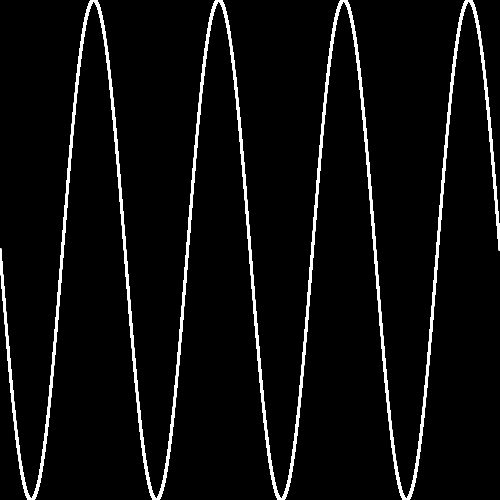
Frame 1 (no input)
Frame 60 (the mouse pressed at the canvas centre just before this capture): identical to frame 1, image omitted
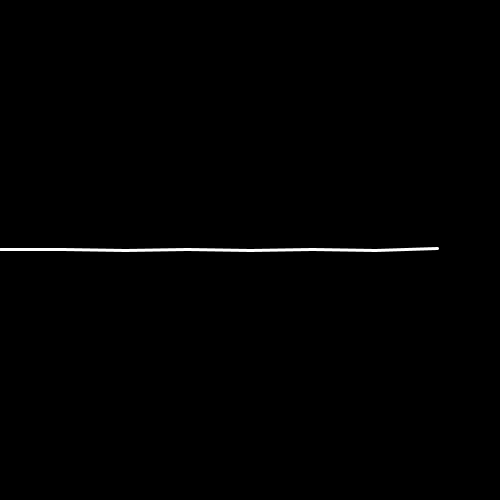
Frame 120 (the mouse held since frame 60 and released just before this capture)

The Processing sketch that drew these frames (run headless with seeded random() and noise(); from frame 60 on, the mouse is pressed at the canvas centre):

// Processing sketch: Functions
// ── Functions.pde
void setup() {
  size(500,500);
}

float stepSz;

void draw() {
  background(0);
  stepSz = map(mouseY, 0,height, 0.0001,0.5);
  translate(width/2, height/2);
  stroke(255);
  strokeWeight(3);
  noFill();
  beginShape();
  for(float x=-1; x<1; x+=stepSz) {
    vertex(x*width/2, f(x)*height/2);
    //vertex(x*width/2, g(x)*height/2);
  }
  endShape();
}

float f(float x) {
  return sin(x*4*PI); 
}
float g(float x) {
  float factor = map(mouseX, 0,width, 0,20);
  return (1-4*x-pow(x*factor,3)) * sin(x*x*factor*factor) / 4000;
}
